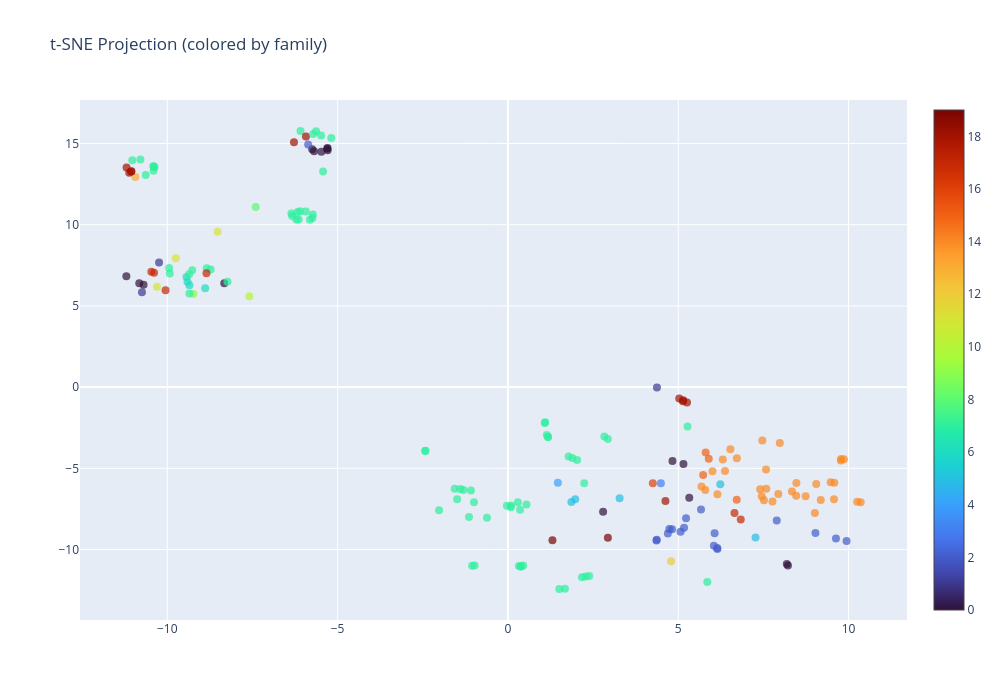
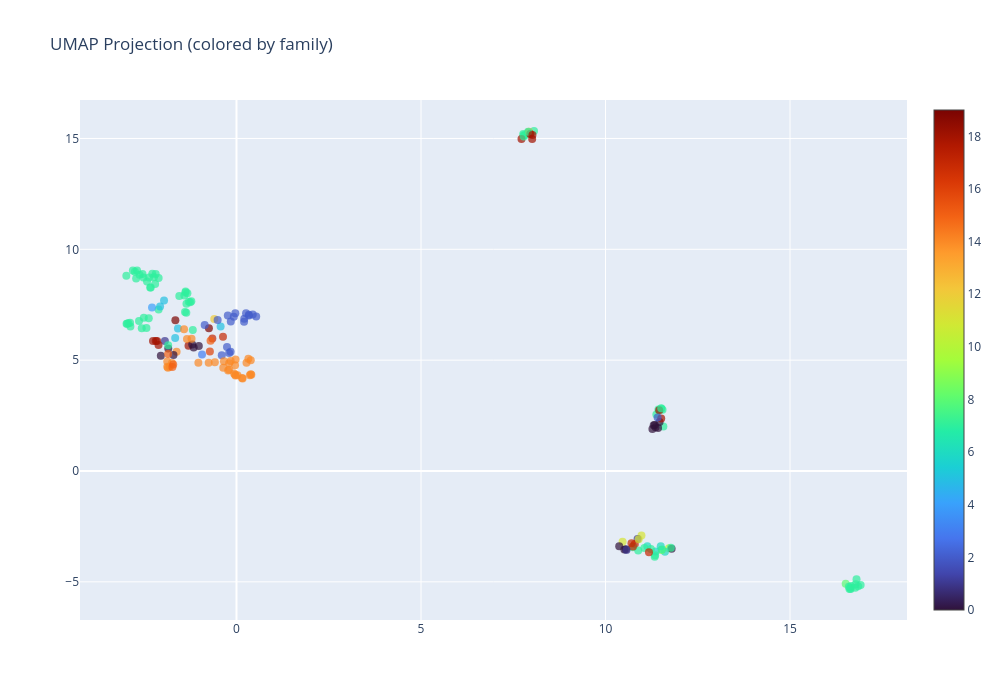
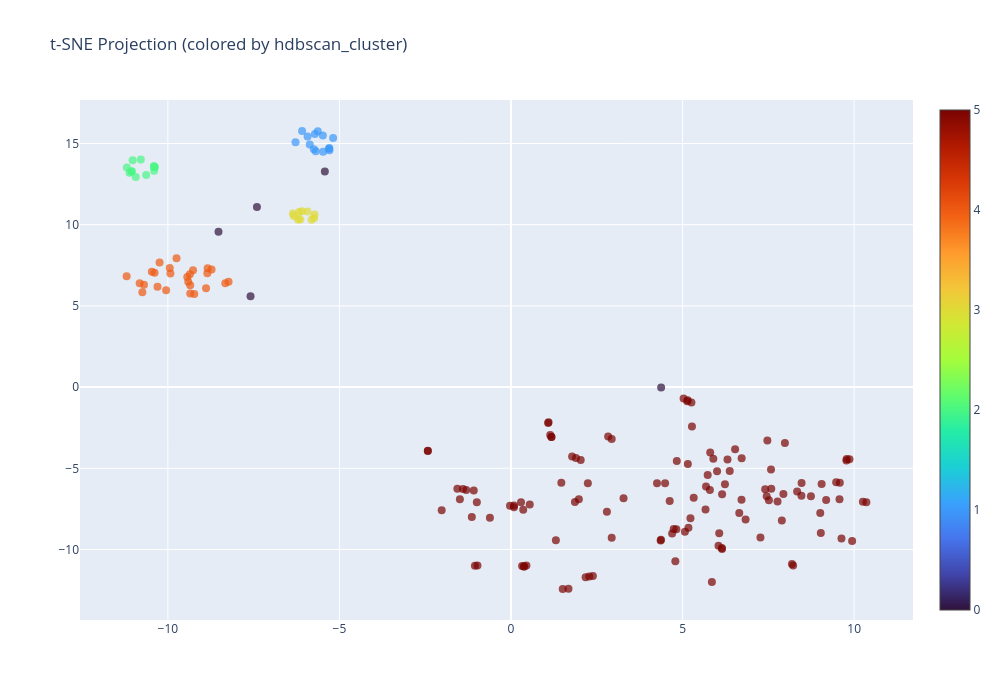
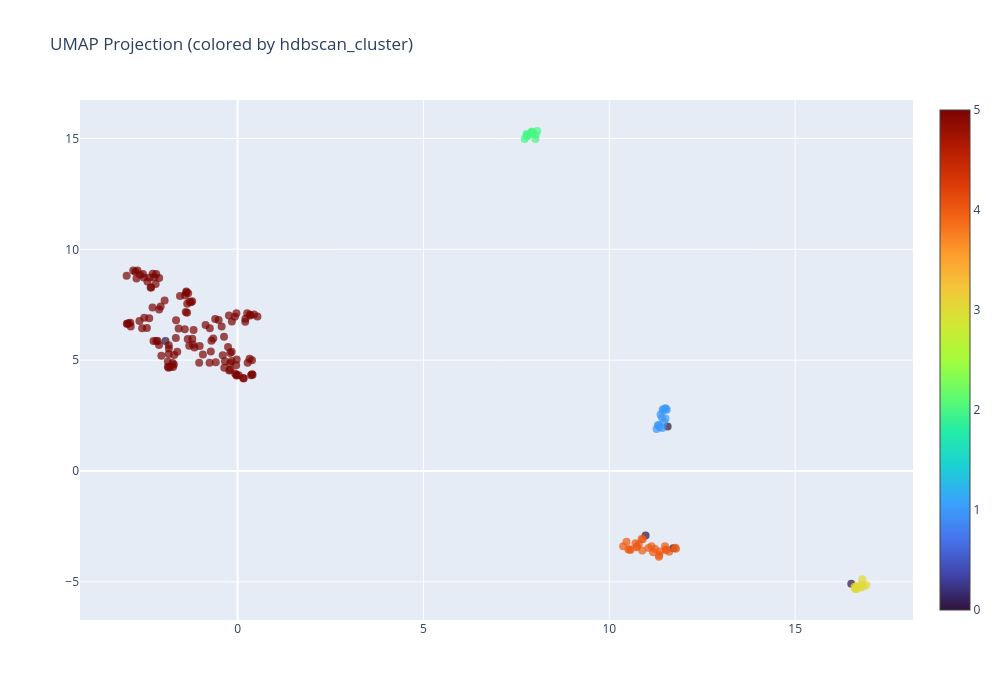

The notebook cell these images were saved under, in order:
### Code cell
plot_projection("t-SNE", "TSNE1", "TSNE2", color_by="family")
plot_projection("UMAP", "UMAP1", "UMAP2", color_by="family")

plot_projection("t-SNE", "TSNE1", "TSNE2", color_by="hdbscan_cluster")
plot_projection("UMAP", "UMAP1", "UMAP2", color_by="hdbscan_cluster")

### Figure 1 — Plotly figure (JSON) as saved in the notebook; plotly's stock layout.template omitted (floating-point values rounded to 4 significant figures; data arrays with more than 128 entries replaced by an {"elided": "..."} marker saying what was removed)
{"data": [{"customdata": {"elided": "184x4 mixed values"}, "hovertemplate": "<b>%{hovertext}</b><br>t-SNE1: %{customdata[0]:.3f}<br>t-SNE2: %{customdata[1]:.3f}<br>Family: %{customdata[2]}<br>Resource: %{customdata[3]}<br><extra></extra>", "marker": {"color": {"elided": "184 int values"}, "colorscale": [[0, "#30123b"], [0.07143, "#4145ab"], [0.1429, "#4675ed"], [0.2143, "#39a2fc"], [0.2857, "#1bcfd4"], [0.3571, "#24eca6"], [0.4286, "#61fc6c"], [0.5, "#a4fc3b"], [0.5714, "#d1e834"], [0.6429, "#f3c63a"], [0.7143, "#fe9b2d"], [0.7857, "#f36315"], [0.8571, "#d93806"], [0.9286, "#b11901"], [1, "#7a0402"]], "opacity": 0.7, "showscale": true, "size": 8}, "mode": "markers", "name": "Languages", "text": {"elided": "184 str values"}, "type": "scatter", "x": {"elided": "184 float values"}, "y": {"elided": "184 float values"}}], "layout": {"height": 700, "hoverlabel": {"bgcolor": "white", "font": {"size": 12}}, "title": {"text": "t-SNE Projection (colored by family)"}, "width": 1000}}

### Figure 2 — Plotly figure (JSON) as saved in the notebook; plotly's stock layout.template omitted (floating-point values rounded to 4 significant figures; data arrays with more than 128 entries replaced by an {"elided": "..."} marker saying what was removed)
{"data": [{"customdata": {"elided": "184x4 mixed values"}, "hovertemplate": "<b>%{hovertext}</b><br>UMAP1: %{customdata[0]:.3f}<br>UMAP2: %{customdata[1]:.3f}<br>Family: %{customdata[2]}<br>Resource: %{customdata[3]}<br><extra></extra>", "marker": {"color": {"elided": "184 int values"}, "colorscale": [[0, "#30123b"], [0.07143, "#4145ab"], [0.1429, "#4675ed"], [0.2143, "#39a2fc"], [0.2857, "#1bcfd4"], [0.3571, "#24eca6"], [0.4286, "#61fc6c"], [0.5, "#a4fc3b"], [0.5714, "#d1e834"], [0.6429, "#f3c63a"], [0.7143, "#fe9b2d"], [0.7857, "#f36315"], [0.8571, "#d93806"], [0.9286, "#b11901"], [1, "#7a0402"]], "opacity": 0.7, "showscale": true, "size": 8}, "mode": "markers", "name": "Languages", "text": {"elided": "184 str values"}, "type": "scatter", "x": {"elided": "184 float values"}, "y": {"elided": "184 float values"}}], "layout": {"height": 700, "hoverlabel": {"bgcolor": "white", "font": {"size": 12}}, "title": {"text": "UMAP Projection (colored by family)"}, "width": 1000}}

### Figure 3 — Plotly figure (JSON) as saved in the notebook; plotly's stock layout.template omitted (floating-point values rounded to 4 significant figures; data arrays with more than 128 entries replaced by an {"elided": "..."} marker saying what was removed)
{"data": [{"customdata": {"elided": "184x4 mixed values"}, "hovertemplate": "<b>%{hovertext}</b><br>t-SNE1: %{customdata[0]:.3f}<br>t-SNE2: %{customdata[1]:.3f}<br>Family: %{customdata[2]}<br>Resource: %{customdata[3]}<br><extra></extra>", "marker": {"color": {"elided": "184 int values"}, "colorscale": [[0, "#30123b"], [0.07143, "#4145ab"], [0.1429, "#4675ed"], [0.2143, "#39a2fc"], [0.2857, "#1bcfd4"], [0.3571, "#24eca6"], [0.4286, "#61fc6c"], [0.5, "#a4fc3b"], [0.5714, "#d1e834"], [0.6429, "#f3c63a"], [0.7143, "#fe9b2d"], [0.7857, "#f36315"], [0.8571, "#d93806"], [0.9286, "#b11901"], [1, "#7a0402"]], "opacity": 0.7, "showscale": true, "size": 8}, "mode": "markers", "name": "Languages", "text": {"elided": "184 str values"}, "type": "scatter", "x": {"elided": "184 float values"}, "y": {"elided": "184 float values"}}], "layout": {"height": 700, "hoverlabel": {"bgcolor": "white", "font": {"size": 12}}, "title": {"text": "t-SNE Projection (colored by hdbscan_cluster)"}, "width": 1000}}

### Figure 4 — Plotly figure (JSON) as saved in the notebook; plotly's stock layout.template omitted (floating-point values rounded to 4 significant figures; data arrays with more than 128 entries replaced by an {"elided": "..."} marker saying what was removed)
{"data": [{"customdata": {"elided": "184x4 mixed values"}, "hovertemplate": "<b>%{hovertext}</b><br>UMAP1: %{customdata[0]:.3f}<br>UMAP2: %{customdata[1]:.3f}<br>Family: %{customdata[2]}<br>Resource: %{customdata[3]}<br><extra></extra>", "marker": {"color": {"elided": "184 int values"}, "colorscale": [[0, "#30123b"], [0.07143, "#4145ab"], [0.1429, "#4675ed"], [0.2143, "#39a2fc"], [0.2857, "#1bcfd4"], [0.3571, "#24eca6"], [0.4286, "#61fc6c"], [0.5, "#a4fc3b"], [0.5714, "#d1e834"], [0.6429, "#f3c63a"], [0.7143, "#fe9b2d"], [0.7857, "#f36315"], [0.8571, "#d93806"], [0.9286, "#b11901"], [1, "#7a0402"]], "opacity": 0.7, "showscale": true, "size": 8}, "mode": "markers", "name": "Languages", "text": {"elided": "184 str values"}, "type": "scatter", "x": {"elided": "184 float values"}, "y": {"elided": "184 float values"}}], "layout": {"height": 700, "hoverlabel": {"bgcolor": "white", "font": {"size": 12}}, "title": {"text": "UMAP Projection (colored by hdbscan_cluster)"}, "width": 1000}}
